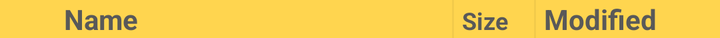
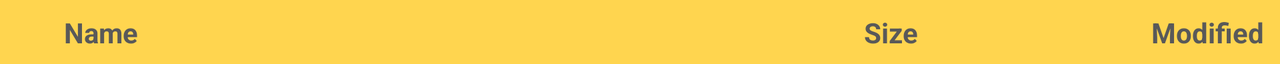

Compare how this app lays out the same screen by default and in its alternative resource folder. The renders come first, then the two layout files and the values they reference.
<!-- AndroidManifest.xml: application theme Theme.FileBrowserRx -->
<!-- res/layout/title_layout.xml -->
<?xml version="1.0" encoding="utf-8"?>
<TableLayout xmlns:android="http://schemas.android.com/apk/res/android"
    xmlns:app="http://schemas.android.com/apk/res-auto"
    xmlns:tools="http://schemas.android.com/tools"
    android:layout_width="match_parent"

    android:shrinkColumns="0"
    android:stretchColumns="0"
    android:layout_height="wrap_content">

    <TableRow
        android:layout_width="match_parent"
        android:layout_height="match_parent"
        android:background="@color/folder_color">

        <TextView
            android:id="@+id/nameOFileView"
            android:layout_width="wrap_content"
            android:layout_height="wrap_content"
            android:layout_marginStart="32dp"
            android:text="@string/title_name_of_file"
            android:textColor="@color/text_color"
            android:textStyle="bold" />

        <View
            android:layout_width="1dp"
            android:layout_height="match_parent"
            android:layout_marginStart="4dp"
            android:layout_marginEnd="4dp"
            android:background="@color/grey_200" />

        <TextView
            android:id="@+id/sizeOFileView"
            android:layout_width="32dp"
            android:layout_height="wrap_content"

            android:text="@string/title_size_of_file"
            android:textColor="@color/text_color"
            android:textSize="12sp"
            android:textStyle="bold" />

        <View
            android:layout_width="1dip"
            android:layout_height="match_parent"
            android:layout_marginStart="4dp"
            android:layout_marginEnd="4dp"
            android:background="@color/grey_200" />

        <TextView
            android:id="@+id/modifiedtextView"
            android:layout_width="80dp"
            android:layout_height="wrap_content"
            android:layout_marginEnd="8dp"
            android:text="@string/title_date_modified"
            android:textColor="@color/text_color"
            android:textStyle="bold" />
    </TableRow>
</TableLayout>
<!-- resources referenced by this layout -->
<resources>
  <color name="folder_color">#FFD54F</color>
  <color name="grey_200">#0C000000</color>
  <color name="text_color">#595959</color>
  <string name="title_date_modified">Modified</string>
  <string name="title_name_of_file">Name</string>
  <string name="title_size_of_file">Size</string>
  <style name="Theme.FileBrowserRx" parent="Theme.AppCompat.Light">
          
          <item name="colorPrimary">@color/folder_color</item>
          <item name="colorPrimaryDark">@color/file_color</item>
          <item name="titleTextColor">@color/text_color</item>
  
          
          <item name="android:textColor">@color/black</item>
          
      </style>
  <color name="file_color">#2175F3</color>
  <color name="black">#FF000000</color>
</resources>
<!-- res/layout-w600dp/title_layout.xml (the repository's variant of the layout above) -->
<!-- drawn on the phone turned sideways -->
<?xml version="1.0" encoding="utf-8"?>
<android.support.constraint.ConstraintLayout xmlns:android="http://schemas.android.com/apk/res/android"
    xmlns:app="http://schemas.android.com/apk/res-auto"
    xmlns:tools="http://schemas.android.com/tools"
    android:layout_width="match_parent"
    android:layout_height="32dp"
    android:background="@color/folder_color">

    <TextView
        android:id="@+id/nameOFileView"
        android:layout_width="0dp"
        android:layout_height="wrap_content"
        android:layout_marginStart="32dp"
        android:layout_marginEnd="16dp"
        android:textColor="@color/text_color"
        android:textStyle="bold"
        app:layout_constraintBottom_toBottomOf="parent"
        app:layout_constraintTop_toTopOf="parent"
        app:layout_constraintEnd_toStartOf="@+id/sizeOFileView"
        app:layout_constraintHorizontal_weight="6"
        app:layout_constraintStart_toStartOf="parent"
        android:text="@string/title_name_of_file" />

    <TextView
        android:id="@+id/sizeOFileView"
        android:layout_width="0dp"
        android:layout_height="wrap_content"
        android:layout_marginEnd="8dp"
        android:textColor="@color/text_color"
        android:textStyle="bold"
        app:layout_constraintBottom_toBottomOf="parent"
        app:layout_constraintEnd_toStartOf="@+id/modifiedtextView"
        app:layout_constraintHorizontal_weight="1"
        app:layout_constraintStart_toEndOf="@+id/nameOFileView"
        app:layout_constraintTop_toTopOf="parent"
        android:text="@string/title_size_of_file" />

    <TextView
        android:id="@+id/modifiedtextView"
        android:textColor="@color/text_color"
        android:textStyle="bold"
        android:layout_width="0dp"
        android:layout_height="wrap_content"
        android:layout_marginEnd="8dp"
        android:textAlignment="textEnd"
        app:layout_constraintBottom_toBottomOf="parent"
        app:layout_constraintEnd_toEndOf="parent"
        app:layout_constraintHorizontal_weight="2"
        app:layout_constraintStart_toEndOf="@+id/sizeOFileView"
        app:layout_constraintTop_toTopOf="parent"
        android:text="@string/title_date_modified" />

</android.support.constraint.ConstraintLayout>
<!-- resources referenced by the variant -->
<!-- as the phone turned sideways resolves them -->
<resources>
  <color name="folder_color">#FFD54F</color>
  <color name="text_color">#595959</color>
  <string name="title_date_modified">Modified</string>
  <string name="title_name_of_file">Name</string>
  <string name="title_size_of_file">Size</string>
  <style name="Theme.FileBrowserRx" parent="Theme.AppCompat.Light">
          
          <item name="colorPrimary">@color/folder_color</item>
          <item name="colorPrimaryDark">@color/file_color</item>
          <item name="titleTextColor">@color/text_color</item>
  
          
          <item name="android:textColor">@color/black</item>
          
      </style>
  <color name="file_color">#2175F3</color>
  <color name="black">#FF000000</color>
</resources>
